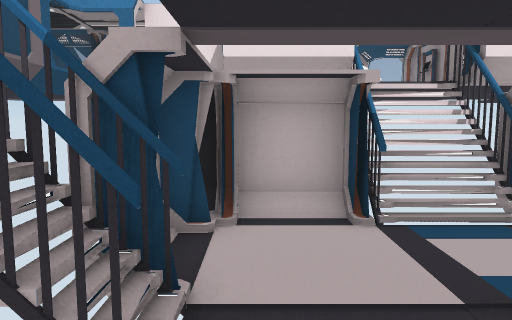
View 1 (above)

18 first-person views from a walk through a Unity game level. The camera is 1.3 m above the floor, tilts 6° down and sees 70° across. The floor is counted in squares, 1 m on a side. Each view is taken from the middle of a square. On the plan, view 1 faces up. The plan holds only what a view shows up to about 15 squares ahead; the rest is blank. The place goes on beyond the plan. The player is left out. Door leaves are left out, so doorways stand open.

View 2
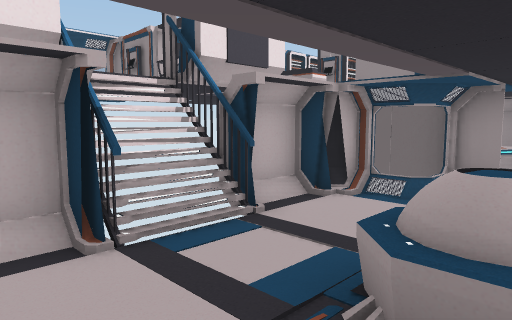

View 3
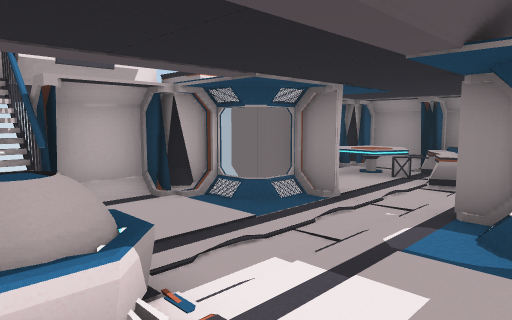

View 4
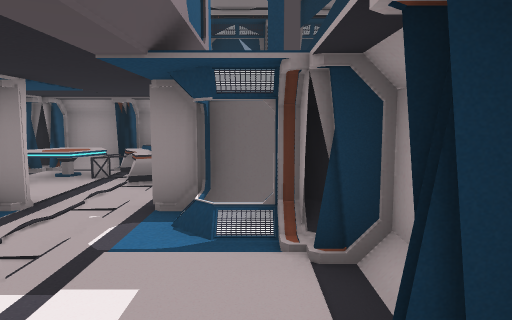

View 5
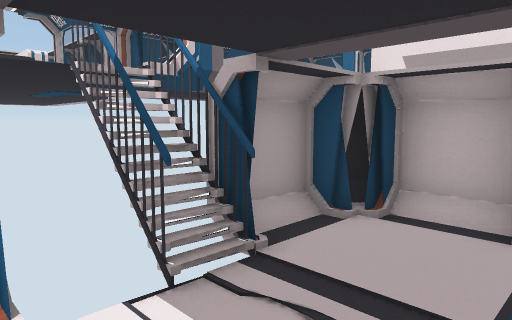

View 6
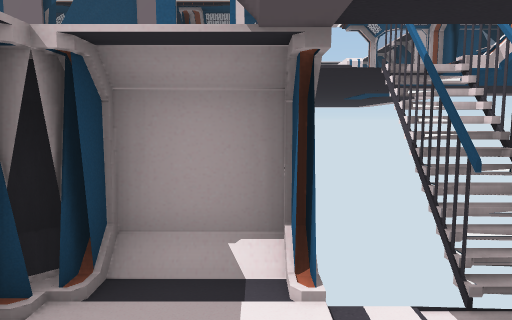

View 7
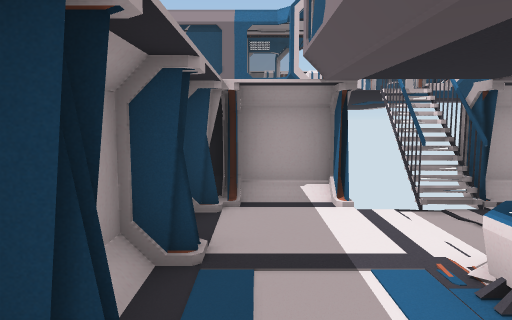

View 8
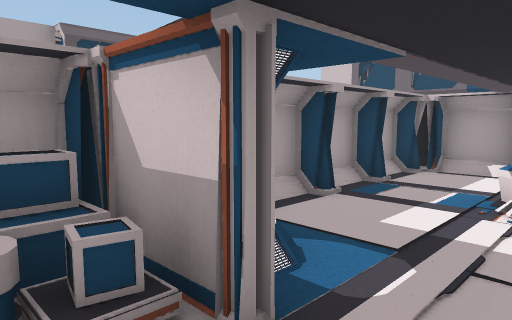

View 9
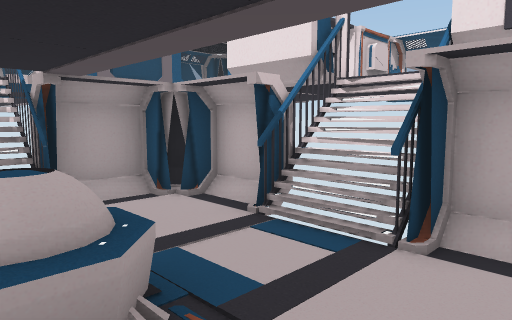

View 10
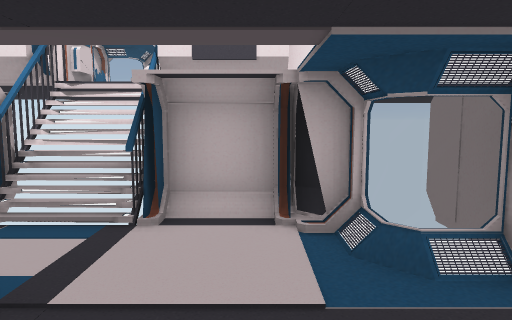

View 11
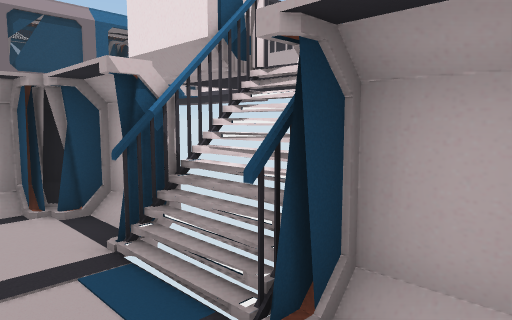

View 12
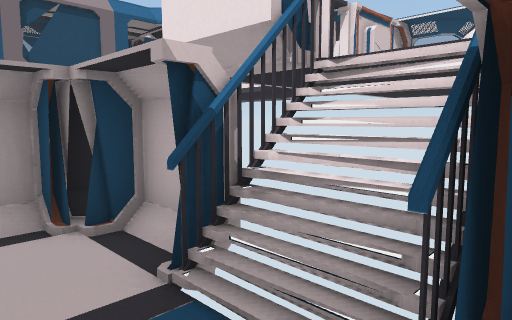

View 13
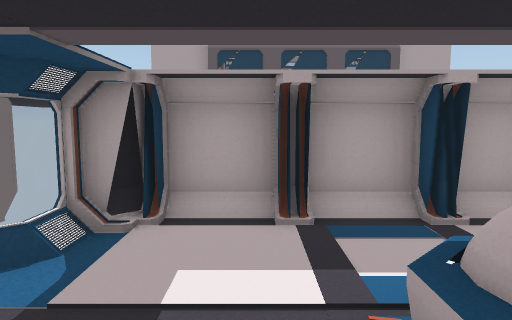

View 14
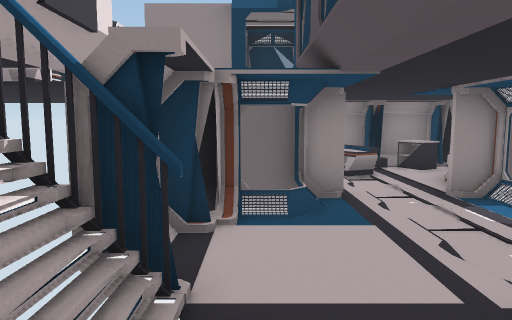

View 15
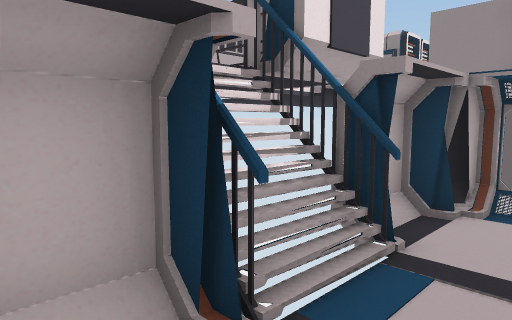

View 16
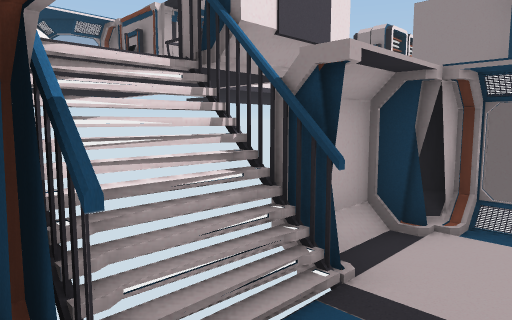

View 17
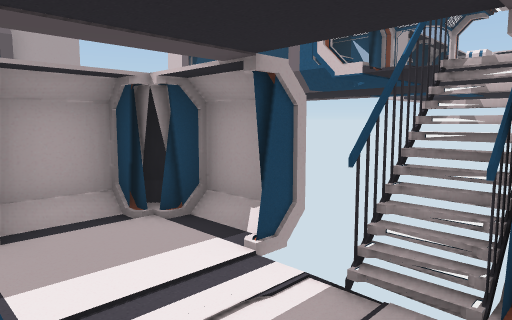

View 18
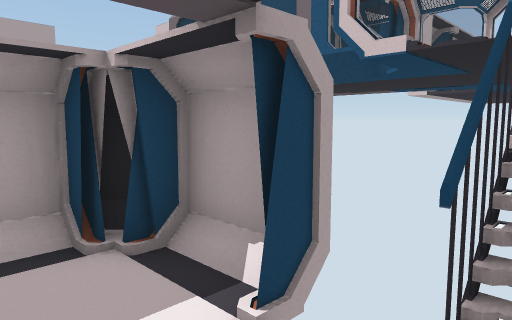

### Floor plan
Key: @ floor where view 1 was taken; # wall or solid block; x gap in a wall; . main floor; : floor 2 m higher than the main floor; / step, stairs or slope; D open door; = window, fence, low wall or low ledge; ^ raised ledge; C column; N container; S shelf; O other object.
Columns run from 13 left of view 1 to 13 right of it. Each row starts with its distance up from view 1.
 13             ##    ##
 12             #O     #
 11       #######S    O##   #
 10       #            DD   ###
  9       #   #        DDD  ###
  8       #   x##     :D#O  O#=
  7       #  =    OCCC:#
  6       #  #    #//###  DD
  5 #######  #  ###//### ^#D
  4       =  #  #......=# =  #
  3  OO       =##.......=..x #
  2            x/..##...D..  #
  1            ##..##...D..
  0      =      #@......=O
 -1      ##  =  #......=#N#
 -2  ##OO #  #  #########^#  #
 -3    OO #  #            #  #
 -4          #
 -5          #
 -6         D#
 -7         D#
 -8
 -9            ########
-10            DD      DD

Positions as (right, up) in squares from view 1, and headings:
1: (0, 0), facing up
2: (0, 1), facing up-right
3: (2, -1), facing up-right
4: (2, -1), facing right
5: (2, 0), facing up-left
6: (2, 0), facing left
7: (5, -1), facing left
8: (9, 2), facing down-left
9: (5, 1), facing up-left
10: (5, 0), facing up
11: (5, 3), facing up-left
12: (4, 3), facing up-left
13: (4, 3), facing down
14: (1, 4), facing right
15: (0, 3), facing up-right
16: (1, 3), facing up-right
17: (2, 3), facing down-left
18: (1, 2), facing down-left
